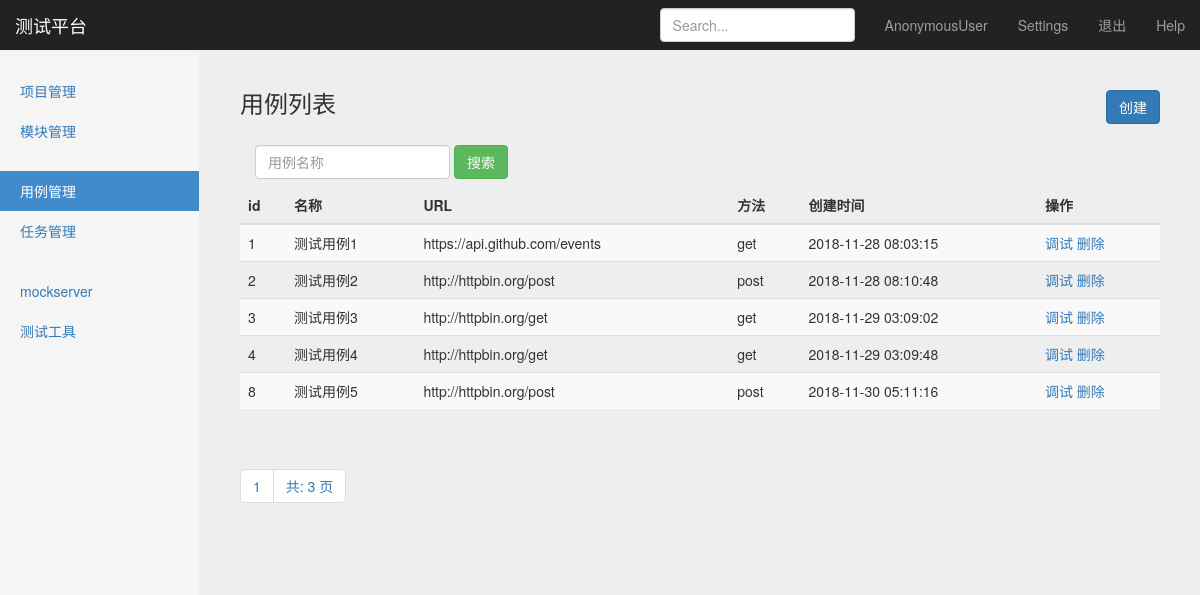
The page /interface/case_manage/ on the database its author committed.
### interface_app/models.py (models this page shows, shortened)
class TestCase(models.Model):
    module = models.ForeignKey(Module, on_delete=models.CASCADE)
    name = models.CharField("名称", max_length=1000, blank=False, default="")
    url = models.TextField("URL", default="")
    req_method = models.CharField("请求方法", max_length=10, default="")
    req_type = models.CharField("参数类型",max_length=10, default="")
    req_header = models.TextField("header",default="")
    req_parameter = models.TextField("参数", default="")
    response_assert = models.TextField("验证", default="")
    create_time = models.DateTimeField("创建时间",auto_now_add=True)

### interface_app/views/testcase_views.py (the view)
# urls.py: path('case_manage/',testcase_views.case_manage),
def case_manage(request):
    testcases = TestCase.objects.all().order_by("id") #查询结果集
    paginator = Paginator(testcases, 5) #实例化结果集，每页展示5条数据
    page = request.GET.get('page') #接收网页中的page值
    try:
        contacts = paginator.page(page)
    except PageNotAnInteger:
        contacts = paginator.page(1)
    except EmptyPage:
        contacts = paginator.page(paginator.num_pages)
    if request.method == 'GET':
        return render(request, "case_manage.html",
                      {"type": "list",
                       "testcases": contacts,
                       })
    else:
        return HttpResponse("404")

### templates/case_manage.html (shortened to what this page needs)
{% extends "base.html" %}
{% block content %}
    <nav class="navbar navbar-inverse navbar-fixed-top">
      <div class="container-fluid">
        <div class="navbar-header">
          <a class="navbar-brand" href="#">测试平台</a>
        </div>
        <div id="navbar" class="navbar-collapse collapse">
          <ul class="nav navbar-nav navbar-right">
            <li><a href="#">{{ user }}</a></li>
            <li><a href="#">Settings</a></li>
            <li><a href="/logout/">退出</a></li>
            <li><a href="#">Help</a></li>
          </ul>
          <form class="navbar-form navbar-right">
            <input type="text" class="form-control" placeholder="Search...">
          </form>
        </div>
      </div>
    </nav>
    <div class="container-fluid">
      <div class="row">
        <div class="col-sm-3 col-md-2 sidebar">
          <ul class="nav nav-sidebar">
            <li><a href="/manage/project_manage/" id="project_manage">项目管理</a></li>
              <li><a href="/manage/module_manage/" id="module_manage">模块管理</a></li>
          </ul>
          <ul class="nav nav-sidebar">
            <li class="active"><a href="#" id="case_manage">用例管理</a></li>
            <li><a href="/interface/task_manage/" id="task_manage">任务管理</a></li>
          </ul>
          <ul class="nav nav-sidebar">
            <li><a href="">mockserver</a></li>
            <li><a href="">测试工具</a></li>
          </ul>
        </div>
        {% if type == 'list' %}
        <div class="col-sm-9 col-sm-offset-3 col-md-10 col-md-offset-2 main">
          <h3 class="sub-header">用例列表
              <button type="button" class="btn btn-primary" style="float: right;"
                      onclick="window.location.href='/interface/add_case'">创建</button>
          </h3>
          <div class="table-responsive">
              <form class="navbar-form" method="get" action="/interface/search_case_name/">
                  <div class="form-group">
                      <input name="case_name" type="text" placeholder="用例名称" class="form-control">
                  </div>
                  <button type="submit" class="btn btn-success">搜索</button>
              </form>
            <table class="table table-striped">
              <thead>
                <tr>
                  <th>id</th>
                  <th>名称</th>
                  <th>URL</th>
                  <th>方法</th>
                  <th>创建时间</th>
                  <th>操作</th>
                </tr>
              </thead>
              <tbody>
              {% for case in testcases %}
              <tr>
                  <td>{{ case.id }}</td>
                  <td>{{ case.name }}</td>
                  <td>{{ case.url }}</td>
                  <td>{{ case.req_method }}</td>
                  <td>{{ case.create_time | date:"Y-m-d H:i:s" }}</td>
                  <td>
                      <a href="/interface/debug_case/{{ case.id }}/">调试</a>
                      <a href="/interface/debug_case/{{ case.id }}/">删除</a>
                  </td>
              </tr>
              {% endfor %}
              </tbody>
            </table>
          </div>
        <div class="pagination">
            <span class="step-links">
                <ul class="pagination">
                    <li><a href="#">{{ testcases.number }}</a></li>
                    <li><a href="#">共: {{ testcases.paginator.num_pages }} 页</a></li>
                </ul>
            </span>
        </div>
        </div>
      {% endif %}
      </div>
    </div>
{% endblock %}

### static/css/signin.css (style rules this page uses)
body { padding-top: 40px; padding-bottom: 40px; background-color: #eee; }

### static/css/dashboard.css (style rules this page uses)
body { padding-top: 50px; }
.sub-header { padding-bottom: 10px; border-bottom: 1px solid #eee; }
.navbar-fixed-top { border: 0; }
.sidebar { display: none; }
@media (min-width: 768px) { .sidebar { position: fixed; top: 51px; bottom: 0; left: 0; z-index: 1000; display: block; padding: 20px; overflow-x: hidden; overflow-y: auto; background-color: #f5f5f5; border-right: 1px solid #eee; } }
.nav-sidebar { margin-right: -21px; margin-bottom: 20px; margin-left: -20px; }
.nav-sidebar > li > a { padding-right: 20px; padding-left: 20px; }
.nav-sidebar > .active > a, .nav-sidebar > .active > a:hover, .nav-sidebar > .active > a:focus { color: #fff; background-color: #428bca; }
.main { padding: 20px; }
@media (min-width: 768px) { .main { padding-right: 40px; padding-left: 40px; } }

### rows shown on the page
TestCase: id "1", name "测试用例1", url "https://api.github.com/events", req_method "get", create_time "2018-11-28 08:03:15"
TestCase: id "2", name "测试用例2", url "http://httpbin.org/post", req_method "post", create_time "2018-11-28 08:10:48"
TestCase: id "3", name "测试用例3", url "http://httpbin.org/get", req_method "get", create_time "2018-11-29 03:09:02"
TestCase: id "4", name "测试用例4", url "http://httpbin.org/get", req_method "get", create_time "2018-11-29 03:09:48"
TestCase: id "8", name "测试用例5", url "http://httpbin.org/post", req_method "post", create_time "2018-11-30 05:11:16"

### other values the page prints
{{ user }} "AnonymousUser"
{{ testcases.number }} "1"
{{ testcases.paginator.num_pages }} "3"
